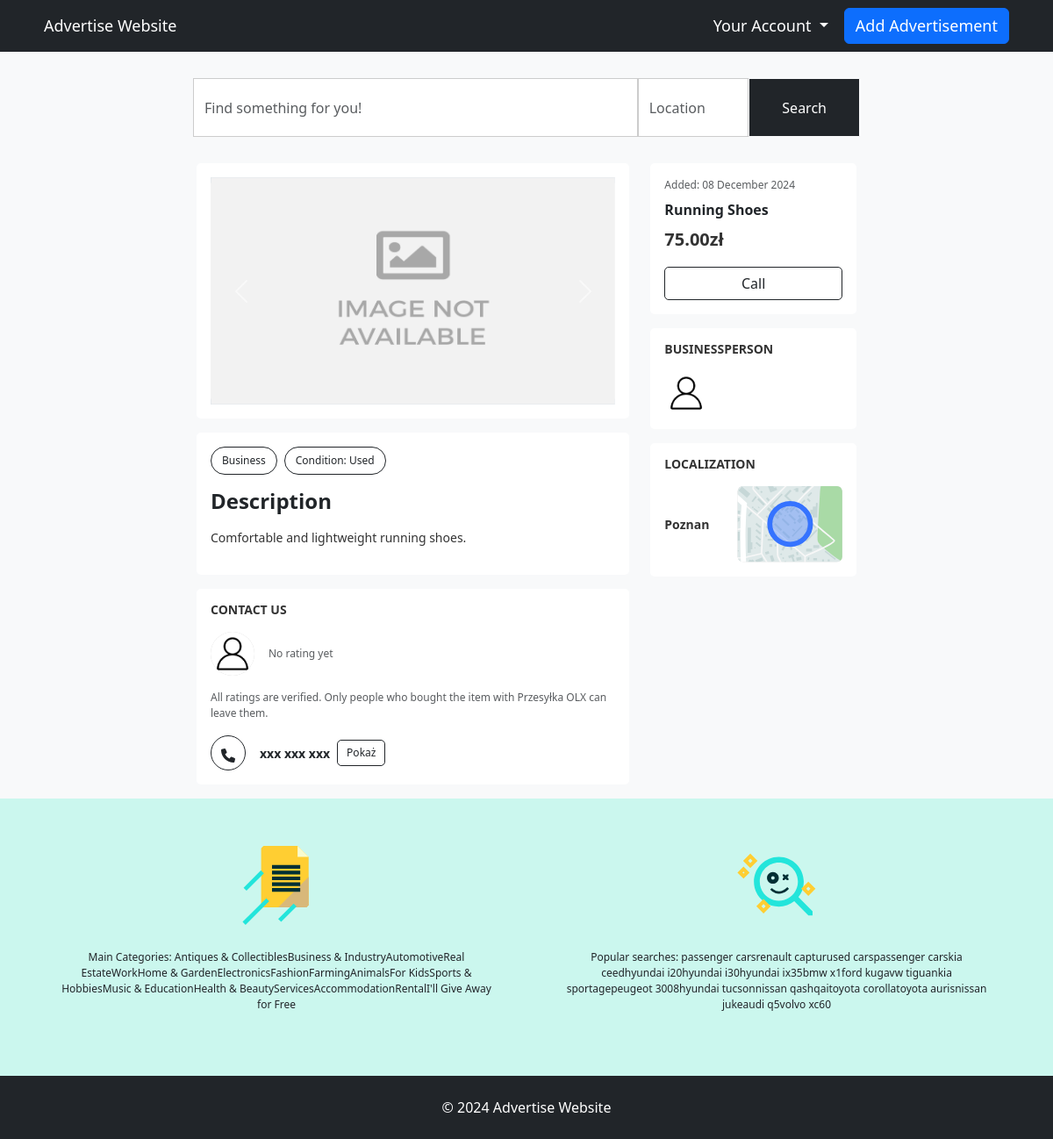
Page /ofert.php?adId=4 on the committed database.
### tables this page shows
CREATE TABLE IF NOT EXISTS ads (
    id INT AUTO_INCREMENT PRIMARY KEY,
    title VARCHAR(100) NOT NULL,
    description TEXT NOT NULL,
    price DECIMAL(10,2) NOT NULL,
    localization VARCHAR(100) NOT NULL,
    category_id INT NULL,
    image_path TEXT,
    user_id INT NOT NULL,
    phone_number VARCHAR(15) NULL,
    active TINYINT(1) DEFAULT 1,
    condit TINYINT(1) DEFAULT 0,
    created_at DATETIME DEFAULT CURRENT_TIMESTAMP,
    updated_at DATETIME DEFAULT CURRENT_TIMESTAMP ON UPDATE CURRENT_TIMESTAMP,
    FOREIGN KEY (category_id) REFERENCES categories(id) ON DELETE SET NULL,
    FOREIGN KEY (user_id) REFERENCES users(id) ON DELETE CASCADE
);

### ofert.php (the view, shortened to what this page needs)
<?php
require 'db.php';
$adId = trim($_GET['adId']);
try {
    $sql = $db->prepare("SELECT * FROM ads WHERE id = :adId");
    $sql->bindParam(':adId', $adId);
    $sql->execute();
    $adData = $sql->fetch(PDO::FETCH_ASSOC);
} catch (PDOException $e) {
    echo json_encode(['success' => false, 'message' => 'Database error.']);
    exit();
}
$condition = 'New';
if ($adData['condit'] == 1) {
    $condition = 'Used';
}
?>
<!DOCTYPE html>
<html lang="pl">
<head>
    <link href="https://cdn.jsdelivr.net/npm/bootstrap@5.3.3/dist/css/bootstrap.min.css" rel="stylesheet">
    <link href="https://cdnjs.cloudflare.com/ajax/libs/font-awesome/6.0.0/css/all.min.css" rel="stylesheet">
</head>
<body>
    <nav class="navbar navbar-expand-sm bg-dark">
        <div class="container-fluid container-custom">
            <a class="navbar-brand" href="./index.php">Advertise Website</a>
            <div class="collapse navbar-collapse justify-content-center" id="navbarSupportedContent">
                <ul class="navbar-nav">
                    <li class="nav-item dropdown">
                        <a class="nav-link dropdown-toggle" href="#" id="navbarDropdown" role="button"
                            data-bs-toggle="dropdown" aria-expanded="false">
                            Your Account
                        </a>
                    </li>
                </ul>
            </div>
            <a class="btn btn-primary btn-add-ad" href="./addAnnounView.php">Add Advertisement</a>
        </div>
    </nav>
    <div style="min-height: 100vh;" id="kontener" class="container-fluid bg-light">
        <div class="row h-100">
            <div class="col-md-2 bg-light" id="sideBar1"></div>
            <main class="col-md-8 bg-light">
                <div style="padding: 30px 20px;" class="col-12">
                    <form id="searchForm" action="./oferts.php" method="GET">
                        <div class="row justify-content-center align-items-center">
                            <div class="col-lg-8 col-md-8 col-sm-8 p-0">
                                <input type="text" class="form-control search-slt" id="searchQuery" name="search" placeholder="Find something for you!">
                            </div>
                            <div class="col-lg-2 col-md-2 col-sm-2 p-0">
                                <input type="text" class="form-control search-slt" id="locationQuery" name="location" placeholder="Location">
                            </div>
                            <div class="col-lg-2 col-md-2 col-sm-2 p-0">
                                <button type="submit" class="btn btn-light btn-search" id="searchButton">Search</button>
                            </div>
                        </div>
                    </form>
                </div>
                <div class="container-fluid">
                    <div class="row">
                        <div class="col-lg-8">
                            <div class="d-flex flex-column gap-3">
                                <div class="bg-white p-3" style="border-radius: 5px;">
                                    <?php
                                    if (!empty($adData['image_path'])) {
                                        $imagePaths = explode(',', $adData['image_path']);
                                        $baseImagePath = './uploads/';
                                    } else {
                                        $baseImagePath = './uploads/';
                                        $imagePaths = ['noImage.jpg'];
                                    }
                                    ?>
                                    <div id="adImagesCarousel" class="carousel slide" data-bs-ride="carousel">
                                        <div class="carousel-inner">
                                            <?php foreach ($imagePaths as $index => $image): ?>
                                                <div class="carousel-item <?= $index === 0 ? 'active' : '' ?>">
                                                    <img src="<?= $baseImagePath . trim($image) ?>" class="d-block w-100" alt="Ad Image">
                                                </div>
                                            <?php endforeach; ?>
                                        </div>
                                        <button class="carousel-control-prev" type="button" data-bs-target="#adImagesCarousel" data-bs-slide="prev">
                                            <span class="carousel-control-prev-icon" aria-hidden="true"></span>
                                        </button>
                                        <button class="carousel-control-next" type="button" data-bs-target="#adImagesCarousel" data-bs-slide="next">
                                            <span class="carousel-control-next-icon" aria-hidden="true"></span>
                                        </button>
                                    </div>
                                </div>
                                <div class="bg-white p-3" style="border-radius: 5px;">
                                    <div class="d-flex mb-3">
                                        <button class="btn btn-outline-dark me-2" style="border-radius: 20px; font-size: 12px;">Business</button>
                                        <button class="btn btn-outline-dark" style="border-radius: 20px; font-size: 12px;">Condition: <?= $condition ?></button>
                                    </div>
                                    <h4 class="fw-bold mb-3">Description</h4>
                                    <p style="font-size: 14px; color: #333;">
                                        <?= $adData['description'] ?>
                                    </p>
                                </div>
                                <div class="bg-white p-3 mb-3" style="border-radius: 5px;">
                                    <h6 class="text-uppercase mb-3" style="font-weight: bold; font-size: 14px; color: #333;">Contact us</h6>
                                    <div class="d-flex align-items-center mb-3">
                                        <div class="me-3">
                                            <img src="./img/account-icon-template-vector.jpg" alt="Awatar" style="width: 50px; height: 50px; border-radius: 50%; background-color: #ccc;">
                                        </div>
                                        <div>
                                            <p class="mb-0 text-muted" style="font-size: 12px;">No rating yet</p>
                                        </div>
                                    </div>
                                    <p class="text-muted mb-3" style="font-size: 12px;">
                                        All ratings are verified. Only people who bought the item with Przesyłka OLX can leave them.
                                    </p>
                                    <div id="contact" class="d-flex align-items-center justify-content-between">
                                        <div id="contact" class="d-flex align-items-center">
                                            <button class="btn btn-outline-dark me-2" style="border-radius: 50%; padding: 10px; width: 40px; height: 40px;">
                                                <i class="fas fa-phone" style="font-size: 16px;"></i>
                                            </button>
                                            <div class="mx-2">
                                                <p id="phone-number" class="mb-0 fw-bold" style="font-size: 14px;">xxx xxx xxx</p>
                                            </div>
                                            <button id="phone-btn" class="btn btn-outline-dark" style="border-radius: 5px; font-size: 12px; padding: 5px 10px;">Pokaż</button>
                                        </div>
                                    </div>
                                </div>
                            </div>
                        </div>
                        <div class="col-lg-4">
                            <div class="d-flex flex-column gap-3">
                                <div class="bg-white p-3" style="border-radius: 5px;">
                                    <p class="text-muted mb-2" style="font-size: 12px;">Added: <?= date('d F Y', strtotime($adData['created_at'])) ?></p>
                                    <p class="fw-bold mb-2" style="font-size: 16px; line-height: 1.4;">
                                        <?= $adData['title'] ?>
                                    </p>
                                    <p class="fw-bold mb-3" style="font-size: 20px; color: #333;"><?= $adData['price'] ?>zł</p>
                                    <a href="#contact" class="btn btn-outline-dark w-100" style="border-radius: 5px;">Call</a>
                                </div>
                                <div class="bg-white p-3" style="border-radius: 5px;">
                                    <h6 class="mb-3 text-uppercase" style="font-weight: bold; font-size: 14px; color: #333;">Businessperson</h6>
                                    <div class="d-flex align-items-center">
                                        <div class="me-3">
                                            <img src="./img/account-icon-template-vector.jpg" class="rounded-circle me-3" style="width: 50px; height: 50px;" alt="Avatar">
                                        </div>
                                    </div>
                                </div>
                                <div class="bg-white p-3" style="border-radius: 5px;">
                                    <h6 class="mb-3 text-uppercase" style="font-weight: bold; font-size: 14px; color: #333;">Localization</h6>
                                    <div class="d-flex align-items-center">
                                        <div class="me-3">
                                            <p class="mb-0" style="font-size: 14px; font-weight: bold; color: #333;"><?= $adData['localization'] ?></p>
                                        </div>
                                        <div class="ms-auto">
                                            <img src="./img/staticMap.svg" class="img-fluid" style="width: 120px; height: auto; border-radius: 5px;" alt="Mapa">
                                        </div>
                                    </div>
                                </div>
                            </div>
                        </div>
                    </div>
                </div>
            </main>
            <div class="col-md-2 bg-light" id="sideBar2"></div>
        </div>
    </div>
    <div class="py-5" style="background-color: #cbf7ee;min-height: 200px;" class="popular">
        <div class="container ">
            <div class="row text-center">
                <div class="col-6">
                    <div class="mb-3" style="align-items: center;"><img style="height:100px; width:100px" src="./img/1.svg" alt=""></div>
                    <div class="m-4" style="font-size:12px;">
                        <span>
                            Main Categories: Antiques & CollectiblesBusiness & IndustryAutomotiveReal EstateWorkHome & GardenElectronicsFashionFarmingAnimalsFor KidsSports & HobbiesMusic & EducationHealth & BeautyServicesAccommodationRentalI'll Give Away for Free </span>
                    </div>
                </div>
                <div class="col-6">
                    <div class="mb-3" style="align-items: center;"><img style="height:100px; width:100px" src="./img/2.svg" alt=""></div>
                    <div class="m-4" style="font-size:12px;"><span>
                            Popular searches: passenger carsrenault capturused carspassenger carskia ceedhyundai i20hyundai i30hyundai ix35bmw x1ford kugavw tiguankia sportagepeugeot 3008hyundai tucsonnissan qashqaitoyota corollatoyota aurisnissan jukeaudi q5volvo xc60 </span>
                    </div>
                </div>
            </div>
        </div>
    </div>
    <footer class="bg-dark text-white text-center py-4 mt-auto">
        &copy; 2024 Advertise Website
    </footer>
</body>
</html>

### ofert.php (style rules this page uses)
.search-slt { display: block; width: 100%; height: 22px; font-size: 1rem; line-height: 1.5; color: #55595c; background-color: #fff; background-image: none; border: 1px solid #ccc; height: calc(4rem + 3px) !important; border-radius: 0; }
.btn-search { width: 100%; font-size: 1rem; font-weight: 400; text-transform: capitalize; height: calc(4rem + 3px) !important; border-radius: 1%; background-color: var(--bs-body-color); color: white !important; }
.container-custom { padding-left: 260px; padding-right: 260px; }
.navbar-brand { margin-right: auto; }
.btn-add-ad { margin-left: 10px; }
.container-custom { padding-left: 320px; padding-right: 320px; }
@media (max-width: 1900px) { .container-custom { padding-left: 300px; padding-right: 300px; } }
@media (max-width: 1600px) { .container-custom { padding-left: 255px; padding-right: 255px; } }
@media (max-width: 1200px) { .container-custom { padding-left: 50px; padding-right: 50px; } }
.navbar-collapse { flex-grow: 0; }
.btn-add-ad { flex-grow: 0; }
.navbar-brand, #navbarDropdown, .btn-add-ad { font-size: 18px !important; ; font-weight: 400 !important; color: white !important; }

### rows in the picture
ads: image_path (placeholder picture), condit "Used", description "Comfortable and lightweight running shoes.", created_at "08 December 2024", title "Running Shoes", price "75.00", localization "Poznan"
